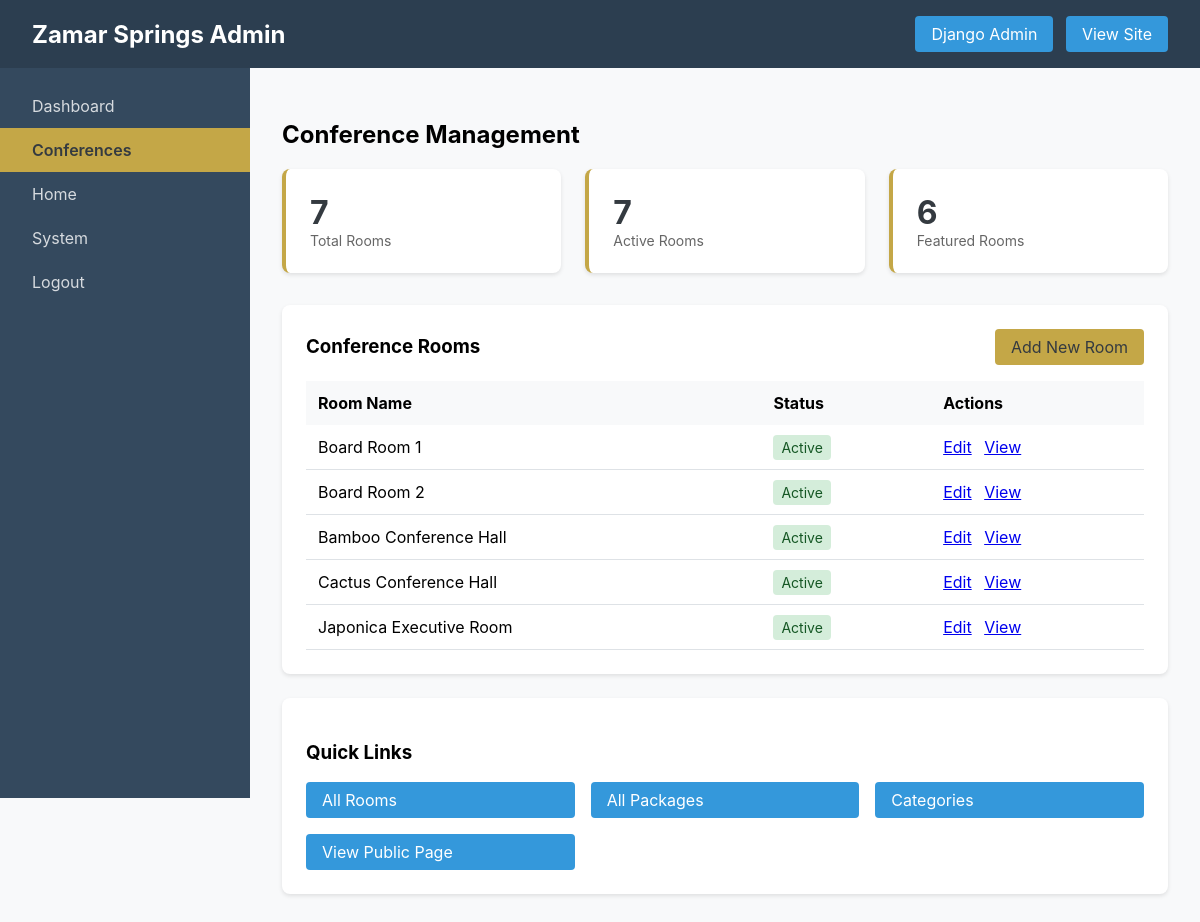
/manage/conferences/ (signed in), run on an earlier commit of the app's database.
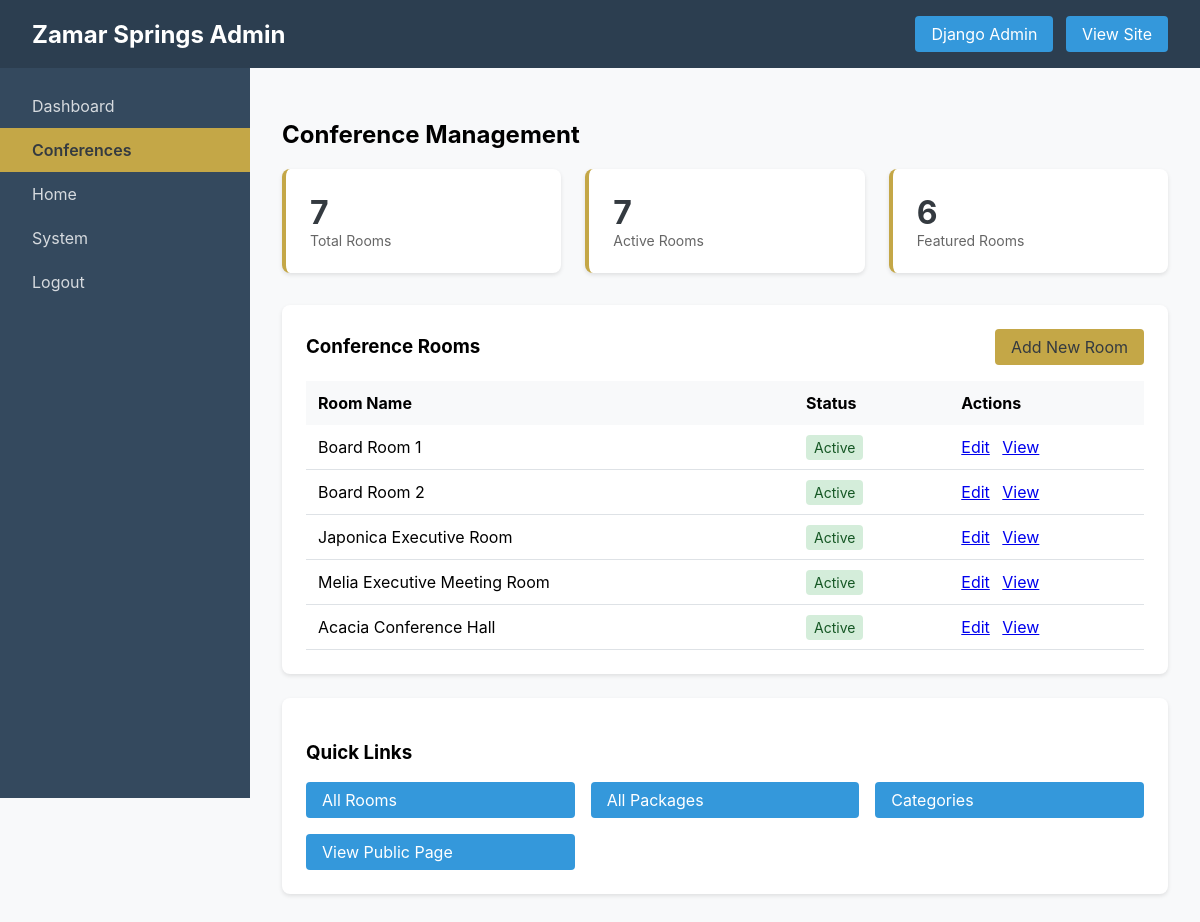
And on a later commit of the database.
### apps/conferences/models.py (models this page shows, shortened)
class ConferenceRoom(SEOFields, TimeStampedModel):
    ROOM_TYPES = [
        ('executive', 'Executive Room'),
        ('standard', 'Standard Room'),
        ('board', 'Board Room'),
        ('hall', 'Conference Hall'),
    ]
    category = models.ForeignKey(ConferenceCategory, on_delete=models.CASCADE, related_name='rooms')
    name = models.CharField(max_length=100)
    slug = models.SlugField(unique=True)
    room_type = models.CharField(max_length=20, choices=ROOM_TYPES)
    description = models.TextField()
    capacity_classroom = models.IntegerField(validators=[MinValueValidator(0)], default=0)
    capacity_theatre = models.IntegerField(validators=[MinValueValidator(0)], default=0)
    capacity_banquet = models.IntegerField(validators=[MinValueValidator(0)], default=0)
    capacity_u_shape = models.IntegerField(validators=[MinValueValidator(0)], default=0)
    capacity_boardroom = models.IntegerField(validators=[MinValueValidator(0)], default=0)
    has_projector = models.BooleanField(default=True)
    has_sound_system = models.BooleanField(default=True)
    has_wifi = models.BooleanField(default=True)
    has_whiteboard = models.BooleanField(default=True)
    has_air_conditioning = models.BooleanField(default=True)
    has_natural_light = models.BooleanField(default=True)
    has_secretary_space = models.BooleanField(default=False)
    has_video_conferencing = models.BooleanField(default=False)
    dimensions = models.CharField(max_length=100, blank=True)
    floor_area = models.CharField(max_length=50, blank=True)
    half_day_rate = models.DecimalField(max_digits=10, decimal_places=2, null=True, blank=True)
    full_day_rate = models.DecimalField(max_digits=10, decimal_places=2, null=True, blank=True)
    hourly_rate = models.DecimalField(max_digits=10, decimal_places=2, null=True, blank=True)
    featured_image = models.ImageField(upload_to='conferences/rooms/', blank=True)
    is_featured = models.BooleanField(default=False)
    is_active = models.BooleanField(default=True)
    display_order = models.IntegerField(default=0)
    class Meta:
        verbose_name = "Conference Room"
        verbose_name_plural = "Conference Rooms"
        ordering = ['category', 'display_order', 'name']

### apps/admin_dashboard/views.py (the view)
# urls.py: path('conferences/', views.conference_dashboard, name='conference_dashboard'),
@staff_required
def conference_dashboard(request):
    if ConferenceRoom:
        rooms = ConferenceRoom.objects.all()
        room_stats = {
            'total': rooms.count(),
            'active': rooms.filter(is_active=True).count(),
            'featured': rooms.filter(is_featured=True).count(),
        }
    else:
        rooms = []
        room_stats = {'total': 0, 'active': 0, 'featured': 0}
    context = {
        'rooms': rooms[:5],  # Show only 5 recent rooms
        'room_stats': room_stats,
        'active_module': 'conferences',
    }
    return render(request, 'admin_dashboard/conferences/dashboard.html', context)

### apps/admin_dashboard/views.py (called while the page is built)
def staff_required(view_func):
    actual_decorator = user_passes_test(
        lambda u: u.is_active and u.is_staff,
        login_url='/admin/login/'
    )
    return actual_decorator(view_func)

### apps/conferences/context_processors.py (called while the page is built)
def _ordered_conference_categories_queryset():
    return (
        ConferenceCategory.objects.filter(
            is_active=True,
            category_type__in=["board", "meeting", "hall"],
        )
        .annotate(
            sort_priority=Case(
                When(category_type="board", then=Value(1)),
                When(category_type="meeting", then=Value(2)),
                When(category_type="hall", then=Value(3)),
                default=Value(99),
                output_field=IntegerField(),
            )
        )
        .order_by("sort_priority", "display_order", "name")
    )

def conference_categories(request):
    return {
        "conference_categories": _ordered_conference_categories_queryset()
    }

### apps/gardens/context_processors.py (called while the page is built)
def gardens_categories(request):
    return {
        'gardens_categories': EventType.objects.filter(
            is_active=True
        ).order_by('category', 'display_order')
    }

### apps/admin_dashboard/templates/admin_dashboard/conferences/dashboard.html (shortened to what this page needs)
{% extends 'admin_dashboard/base.html' %}
{% block content %}
<h2>Conference Management</h2>
<div class="stats-grid">
    <div class="stat-card">
        <div class="stat-value">{{ room_stats.total }}</div>
        <div class="stat-label">Total Rooms</div>
    </div>
    <div class="stat-card">
        <div class="stat-value">{{ room_stats.active }}</div>
        <div class="stat-label">Active Rooms</div>
    </div>
    <div class="stat-card">
        <div class="stat-value">{{ room_stats.featured }}</div>
        <div class="stat-label">Featured Rooms</div>
    </div>
</div>
<div class="card">
    <div style="display: flex; justify-content: space-between; align-items: center; margin-bottom: 1rem;">
        <h3 style="margin: 0;">Conference Rooms</h3>
        <a href="/admin/conferences/conferenceroom/add/" class="btn btn-gold">Add New Room</a>
    </div>
    {% if rooms %}
    <table style="width: 100%; border-collapse: collapse;">
        <thead>
            <tr style="background: #f8f9fa;">
                <th style="padding: 0.75rem; text-align: left;">Room Name</th>
                <th style="padding: 0.75rem; text-align: left;">Status</th>
                <th style="padding: 0.75rem; text-align: left;">Actions</th>
            </tr>
        </thead>
        <tbody>
            {% for room in rooms %}
            <tr style="border-bottom: 1px solid #dee2e6;">
                <td style="padding: 0.75rem;">{{ room.name }}</td>
                <td style="padding: 0.75rem;">
                    {% if room.is_active %}
                    <span style="background: #d4edda; color: #155724; padding: 0.25rem 0.5rem; border-radius: 0.25rem; font-size: 0.875rem;">
                        Active
                    </span>
                    {% else %}
                    <span style="background: #f8d7da; color: #721c24; padding: 0.25rem 0.5rem; border-radius: 0.25rem; font-size: 0.875rem;">
                        Inactive
                    </span>
                    {% endif %}
                </td>
                <td style="padding: 0.75rem;">
                    <a href="/admin/conferences/conferenceroom/{{ room.id }}/change/" style="margin-right: 0.5rem;">Edit</a>
                    <a href="/conferences/room/{{ room.slug }}/" target="_blank">View</a>
                </td>
            </tr>
            {% endfor %}
        </tbody>
    </table>
    {% else %}
    <p style="color: #666; text-align: center; padding: 2rem;">No rooms found.</p>
    {% endif %}
</div>
<div class="card">
    <h3>Quick Links</h3>
    <div style="display: grid; grid-template-columns: repeat(auto-fit, minmax(200px, 1fr)); gap: 1rem; margin-top: 1rem;">
        <a href="/admin/conferences/conferenceroom/" class="btn">All Rooms</a>
        <a href="/admin/conferences/conferencepackage/" class="btn">All Packages</a>
        <a href="/admin/conferences/conferencecategory/" class="btn">Categories</a>
        <a href="/conferences/" target="_blank" class="btn">View Public Page</a>
    </div>
</div>
{% endblock %}

What changed in the data, as far as the page shows it:
no longer on this page (row edited): ConferenceRoom: name "Bamboo Conference Hall", is_active "Active"
no longer on this page (row edited): ConferenceRoom: name "Cactus Conference Hall", is_active "Active"
now on this page (row unchanged): ConferenceRoom: name "Melia Executive Meeting Room", is_active "Active"
now on this page (row unchanged): ConferenceRoom: name "Acacia Conference Hall", is_active "Active"
